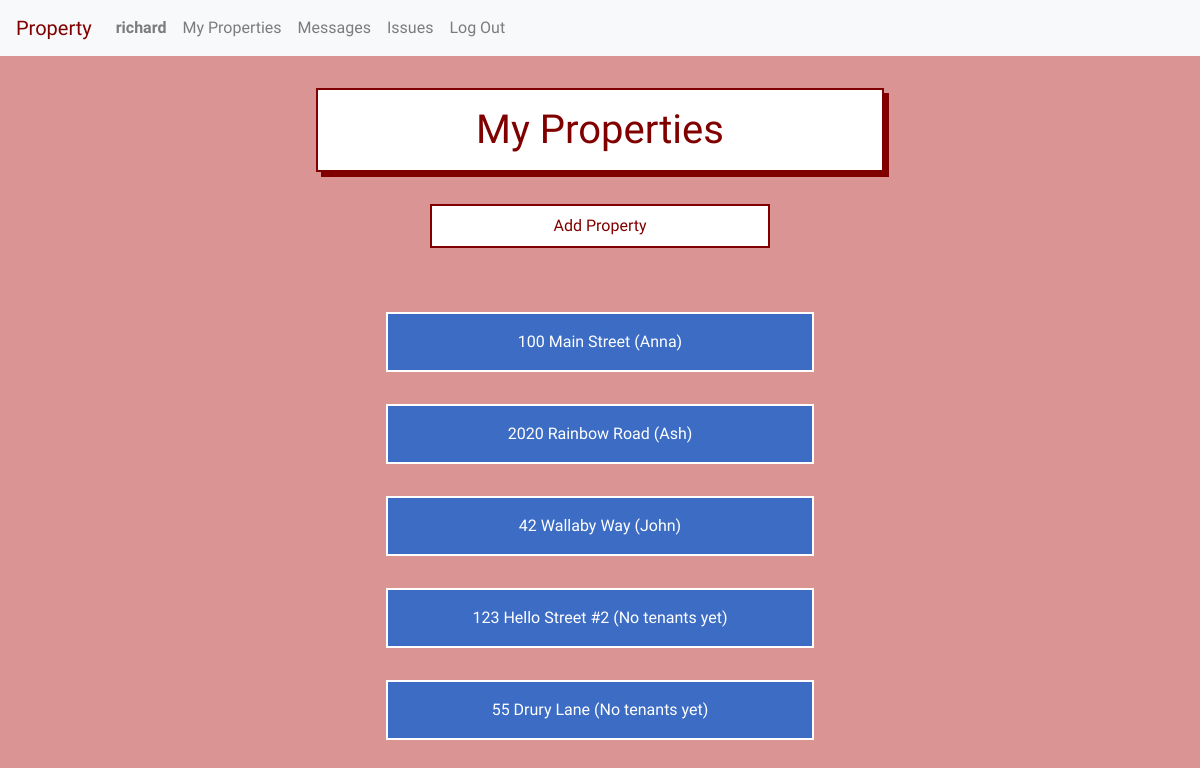
/ (signed in), run on the app's committed database.
### property/models.py (models this page shows, shortened)
class User(AbstractUser):
    tenant = models.BooleanField(default=True)
    manager = models.BooleanField(default=False)

class Unit(models.Model):
    manager = models.ForeignKey(User, on_delete=models.CASCADE, related_name="managers")
    tenant = models.ForeignKey(User, on_delete=models.CASCADE, related_name="tenants", blank=True, null=True)
    address = models.CharField(max_length=200)
    image = models.ImageField(blank=True, upload_to='images/')
    lease = models.FileField(blank=True, upload_to='leases/')
    def __str__(self):
        return f"{self.address}"

### property/views.py (the view, shortened to what this page needs)
# urls.py: path("", views.index, name="index"),
def index(request):
    if request.user.is_authenticated:
        if request.user.manager:
            try:
                units = Unit.objects.filter(manager=request.user).order_by('address').order_by('-tenant')
            except ObjectDoesNotExist:
                units = None
            print(units)
            return render(request, 'property/index.html', {
                "units": units
            })
    else:
        return render(request, 'property/login.html')

### property/templates/property/index.html (shortened to what this page needs)
{% extends "property/layout.html" %}
{% block body %}
    {% if user.manager %}
        {% if not units %}
            <br><br>
            <p> You have not registered any properties yet. </p>
            <p> Let's get started! </p>
            <div class="add-property-link">
                <a href="{% url 'add_property' %}">Add Property</a>
            </div>
        {% else %}
            <h1>My Properties</h1>
            <a href="{% url 'add_property' %}">
                <div class="add-property-link">
                    Add Property
                </div>
            </a>
            <div class="list-container">
                {% for unit in units %}
                <a href="{% url 'unit' unit.id %}">
                    <div class="listed-item-link">
                        {{unit}} {% if unit.tenant %} ({{unit.tenant.first_name}}) {% else %} (No tenants yet) {% endif %}
                    </div>
                </a>
                {% endfor %}
            </div>
        {% endif %}
    {% endif %}
{% endblock %}

### property/templates/property/layout.html (shortened to what this page needs)
{% load static %}
<!DOCTYPE html>
<html lang="en">
    <head>
        <link rel="stylesheet" href="https://stackpath.bootstrapcdn.com/bootstrap/4.3.1/css/bootstrap.min.css">
        <link href="{% static 'property/styles.css' %}" rel="stylesheet">
    </head>
    <body>
        {% if user.is_authenticated %}
        <nav class="navbar sticky-top navbar-expand-lg navbar-light bg-light">
            <a id="property" class="navbar-brand" href="{% url 'index' %}">Property</a>
            <div class="collapse navbar-collapse" id="navbarTogglerDemo02">
              <ul class="navbar-nav mr-auto mt-2 mt-lg-0">
                <li class="nav-item">
                    <a class="nav-link" href="{% url 'profile' %}"><strong>{{ user.username }}</strong></a>
                </li>
                {% if user.manager %}
                <li class="nav-item">
                    <a class="nav-link" href="{% url 'index' %}">My Properties</a>
                </li>
                {% endif %}
                <li class="nav-item">
                    <a class="nav-link" href="{% url 'messages' %}">Messages</a>
                </li>
                <li class="nav-item">
                    <a class="nav-link" href="{% url 'issues' %}">Issues</a>
                </li>
                <li class="nav-item">
                    <a class="nav-link" href="{% url 'logout' %}">Log Out</a>
                </li>
              </ul>
            </div>
          </nav>
        {% endif %}
        <div class="body">
        {% block body %}
        {% endblock %}
        </div>
    </body>
</html>

### property/static/property/styles.css (style rules this page uses)
:root { --blue: rgb(60, 108, 196); --lightblue: rgb(127, 167, 241); }
body { background-color: rgb(219, 148, 148); color: maroon; font-family: 'Yusei Magic', sans-serif; }
#property { color: maroon; }
a { text-decoration: none !important; }
.body { padding: 2rem; text-align: center; }
h1 { padding: 1rem; margin-bottom: 1rem; margin: auto; text-align: center; border: maroon solid 2px; background-color: white; color: maroon; display: block; box-shadow: 5px 5px; width: 50%; min-width: 350px; }
.list-container { padding: 2rem; }
.listed-item-link { padding: 1rem; margin: auto; width: 40%; min-width: 300px; margin-bottom: 2rem; text-align: center; border: white solid 2px; background-color: var(--blue); color: white; display: block; }
.show_send_a_message_form, .show_report_an_issue_form, .add-property-link { padding: 0.5rem; margin: auto; width: 30%; min-width: 200px; margin-bottom: 2rem; margin-top: 2rem; text-align: center; border: maroon solid 2px; background-color: white; color: maroon; }

### data on the page
User: username "richard"
Unit: address "100 Main Street", tenant.first_name "Anna"
Unit: address "2020 Rainbow Road", tenant.first_name "Ash"
Unit: address "42 Wallaby Way", tenant.first_name "John"
Unit: address "123 Hello Street #2", shows "(No tenants yet)"
Unit: address "55 Drury Lane", shows "(No tenants yet)"
